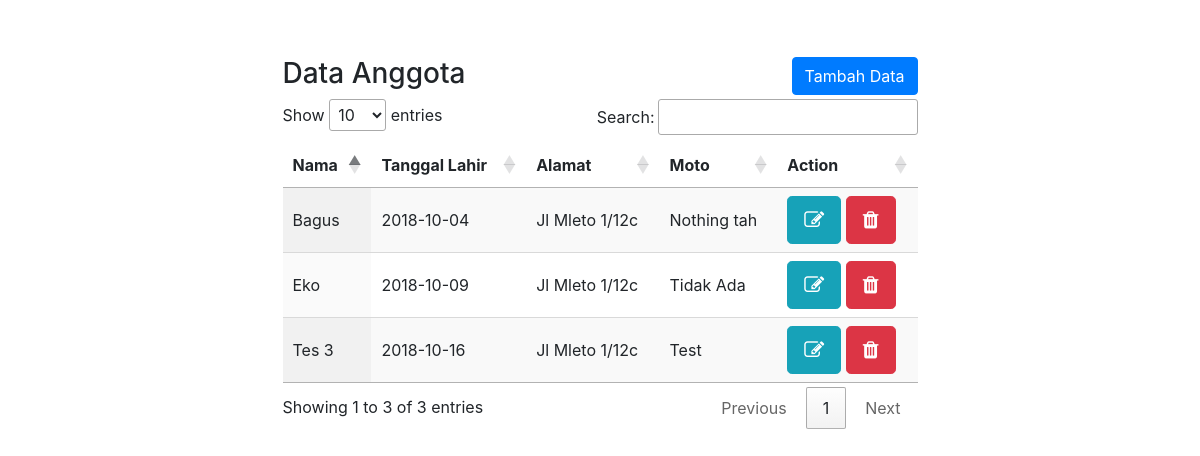
The page / on the database its author committed.
### tables this page shows
CREATE TABLE `data_anggota` (
  `id_anggota` int(11) NOT NULL AUTO_INCREMENT,
  `nama` varchar(50) DEFAULT NULL,
  `tanggal_lahir` date DEFAULT NULL,
  `alamat` varchar(50) DEFAULT NULL,
  `moto` text,
  PRIMARY KEY (`id_anggota`)
);

### application/controllers/AnggotaController.php (called while the page is built, shortened)
<?php
class AnggotaController extends CI_Controller {
	public function __construct() {
    	$this->load->model('AnggotaModel');
    }
	public function index() {
        $Anggota = $this->AnggotaModel->GetAllData();
        $Sender = array("data" => $Anggota);
        $this->load->view('Anggota/index', $Sender);
    }
}

### index.php (called while the page is built, shortened)
<?php
require_once BASEPATH.'core/CodeIgniter.php';

### application/models/AnggotaModel.php (called while the page is built, shortened)
<?php
class AnggotaModel extends CI_Model {
   public function GetAllData()
   {
      $this->db->from('data_anggota');
   		$query = $this->db->get();
      return $query->result_object();
   }
}

### application/views/Anggota/index.php (the view, shortened to what this page needs)
<?php
    $this->load->view("Layout/header.php");
?>
<div class="container">
	<div class="row justify-content-md-center">
		<div class="col-md-7" style="margin-top: 5%;">
            <h3 class="box-title" style="float: left;">Data Anggota</h3>
            <button id="btnTambah" class="btn btn-primary" style="float: right;">Tambah Data</button>
			<table id="example" class="display nowrap" style="width:100%">
				<thead>
				    <tr>
				        <th>Nama</th>
				        <th>Tanggal Lahir</th>
				        <th>Alamat</th>
				        <th>Moto</th>
				        <th>Action</th>
				    </tr>
				</thead>
				<tbody>
					<?php
						foreach($data as $row){
			        ?>
				    <tr>
				        <td><?php echo $row->nama; ?></td>
				        <td><?php echo $row->tanggal_lahir; ?></td>
				        <td><?php echo $row->alamat; ?></td>
				        <td><?php echo $row->moto; ?></td>
				        <td >
			           		<button class="btn btn-info m-btn m-btn--icon btn-lg m-btn--icon-only  m-btn--pill btnUpdate"
			           		data-id="<?php echo $row->id_anggota ?>"
			           		data-nama="<?php echo $row->nama ?>"
                            data-tangal_lahir="<?php echo $row->tanggal_lahir ?>"
                            data-alamat="<?php echo $row->alamat ?>"
                            data-moto="<?php echo $row->moto ?>" >
								<i class="fa fa-edit"></i>
							</button>
							<a href="<?php echo site_url('AnggotaController/delete/').$row->id_anggota; ?>" class="btn btn-danger m-btn m-btn--icon btn-lg m-btn--icon-only  m-btn--pill">
								<i class="fa fa-trash"></i>
							</a>
						</td>
				    </tr>
				    <?php
				    	}
				    ?>
				</tbody>
			</table>
		</div>
	</div>
</div>
<?php
    $this->load->view("Layout/footer.php");
?>

### application/views/Layout/header.php (shortened to what this page needs)
<!DOCTYPE html>
<html>
<head>
<link rel="stylesheet" href="https://maxcdn.bootstrapcdn.com/bootstrap/4.0.0/css/bootstrap.min.css">
<link rel="stylesheet" type="text/css" href="https://cdn.datatables.net/1.10.19/css/jquery.dataTables.min.css">
<link rel="stylesheet" type="text/css" href="https://cdn.datatables.net/fixedheader/3.1.5/css/fixedHeader.dataTables.min.css">
<link rel="stylesheet" type="text/css" href="https://cdn.datatables.net/responsive/2.2.3/css/responsive.dataTables.min.css">
<link rel="stylesheet" type="text/css" href="https://stackpath.bootstrapcdn.com/font-awesome/4.7.0/css/font-awesome.min.css">
</head>
<body>

### application/views/Layout/footer.php (shortened to what this page needs)
</body>
</html>

### rows shown on the page
data_anggota: nama "Bagus", tanggal_lahir "2018-10-04", alamat "Jl Mleto 1/12c", moto "Nothing tah"
data_anggota: nama "Eko", tanggal_lahir "2018-10-09", alamat "Jl Mleto 1/12c", moto "Tidak Ada"
data_anggota: nama "Tes 3", tanggal_lahir "2018-10-16", alamat "Jl Mleto 1/12c", moto "Test"
